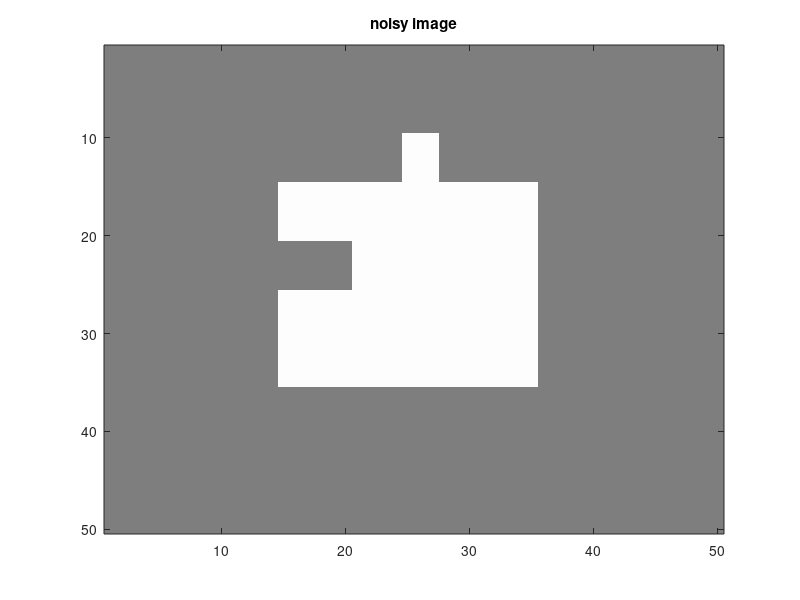

The MATLAB script that drew this image: (Note: this script raises an error after producing the figure.)
clear all
close all
clc
global r c Edges

sigma = 1;
maxiter = 200;
mindist=2.1;
gamma=0.55;
noise = 0.0;

r=50; c=50; d=1;
slc = r*c;
img = zeros(r,c,d);
img(15:35,15:35) = 1;
img(21:25,10:20) = 0;
img(10:14,25:27) = 1;
rng('default');
img = img + noise*randn(size(img));
% imgnoise = img;
figure(5); clf; colormap(gray(256));
image(127*img+127);
title('noisy image');
% figure(1); clf; colormap(gray(256));
% image(255*img);
% title('ground truth');

img = .5 - img;
g = fspecial('gaussian',[5,5],sigma);
imgblur = conv2(img,g,'same');

% [Y,X,Z] = meshgrid(1:c,1:r,1:d);
[Y,X]  = meshgrid(1:c,1:r);
Y = Y(:);
X = X(:);
Edges =[Y<c,Y>1,X<r,X>1].*(repmat([1:r*c]',[1,4]) +repmat([r,-r,1,-1],[r*c,1]));

grad = Gradient(imgblur,1:r*c*d);
ngrad = reshape((sum(grad.*grad)),[r,c]);
speed = exp(-ngrad/(.08));
figure(2); clf; colormap(gray(256));
image(speed*1000);
title('speed');

gradspeed = Gradient(speed,1:r*c*d);
hold on;
quiver(reshape(gradspeed(2,:),[r,c]),reshape(gradspeed(1,:),[r,c]))

dmap = ones(size(img));
% dmap(20:30,24:32)=-1;
dmap(25:45,5:45)=-1;

iter = 0;
nb = [];

while iter<maxiter
    iter = iter+1;
    figure(2);clf; colormap(gray(256))
    hold off
    image(speed*1000);
    hold on;
    contour(dmap,[0,0],'r');
    title('speed');
    drawnow;
    
    [dmap,nbin,nbout] = FastMarch(dmap,mindist,1,nb);
    figure(3);clf; colormap(gray(256))
    hold off;
    image(dmap*10+127);
    hold on;
    contour(dmap,[0,0],'r');
    title(['distance map iter=',num2str(iter)])
    drawnow;
    nb.q = [nbin.q(:,1:nbin.len),nbout.q(:,1:nbout.len)];
    nb.len = nbin.len+nbout.len;
    
    [kappa,ngrad,grad] = Curvature(dmap,nb);
    figure(4); clf; colormap(gray(256))
    curvature = zeros(size(dmap));
    curvature(nb.q(1,(nb.q(2,1:nb.len)<=1))) = kappa(nb.q(2,1:nb.len)<=1);
    image(curvature*500+127);
    title('curvature');
    drawnow;
    
    node=nb.q(1,1:nb.len);
%     speedc = -speed(node).*(ngrad).*(kappa+gamma) +sum(grad(:,node).*gradspeed(:,node));
    speedc=-speed(node).*(max(ngrad,0.001)).*(kappa+gamma) + sum(grad.*gradspeed(:,node));
    dt = 1/max(abs(speedc(:)));
    dmap(nb.q(1,1:nb.len)) = dmap(nb.q(1,1:nb.len)) + dt*speedc;
end

[dmap,nbin,nbout] = FastMarch(dmap,mindist,1,nb);
figure(2);clf; colormap(gray(256))
hold off
image(speed*1000);
title('speed');
hold on;
contour(dmap,[0,0],'r');
figure(1);clf; colormap(gray(256))
hold on;
contour(dmap,[0,0],'r');
title('distance map');
